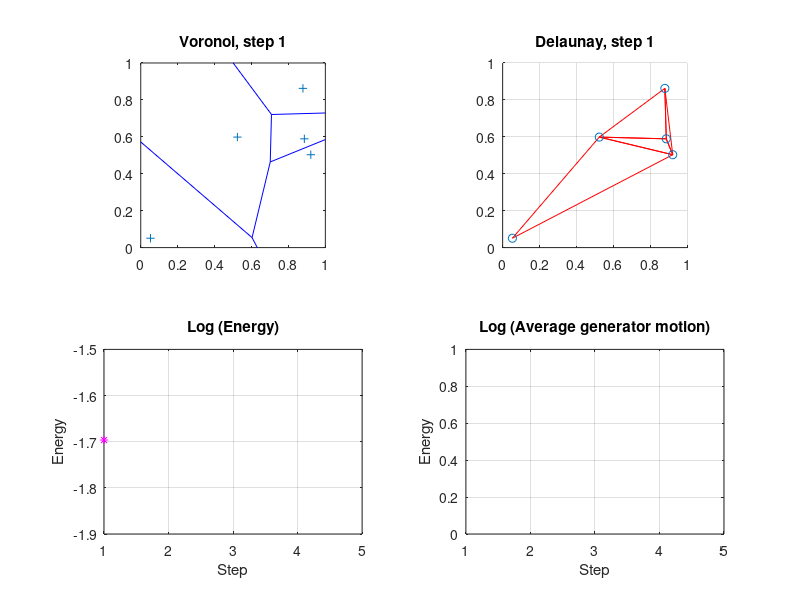

This chart was generated by the following MATLAB code: (Note: this script raises an error after producing the figure.)
function cvt_2d_sampling ( g_num, it_num, s_num )

%*****************************************************************************80
%
%% CVT_2D_SAMPLING carries out the Lloyd algorithm in a 2D unit box.
%
%  Discussion:
%
%    This program is a variation of the CVT_2D_LLOYD method.
%
%    Instead of using an exact technique to determine the Voronoi
%    regions, it uses sampling.
%
%  Licensing:
%
%    This code is distributed under the GNU LGPL license.
%
%  Modified:
%
%    28 May 2011
%
%  Author:
%
%    John Burkardt
%
%  Parameters:
%
%    Input, integer G_NUM, the number of generators.
%    A value of 50 is reasonable.
%
%    Input, integer IT_NUM, the number of CVT iterations.
%    A value of 20 or 50 might be reasonable.
%
%    Input, integer S_NUM, the number of sample points to use
%    when estimating the Voronoi regions.
%    A value of 1,000 is too low.  A value of 1,000,000 is somewhat high.
%
  timestamp ( );
  fprintf ( 1, '\n' );
  fprintf ( 1, 'CVT_2D_SAMPLING\n' );
  fprintf ( 1, '  MATLAB version\n' );
  fprintf ( 1, '  Use sampling to approximate Lloyd''s algorithm\n' );
  fprintf ( 1, '  in the 2D unit square.\n' );

  if ( nargin < 1 )
    g_num = input ( '  Enter number of generators: ' );
  elseif ( ischar ( g_num ) )
    g_num = str2num ( g_num );
  end

  if ( nargin < 2 ) 
    it_num = input ( '  Enter number of iterations: ' );
  elseif ( ischar ( it_num ) )
    it_num = str2num ( it_num );
  end

  if ( nargin < 3 ) 
    s_num = input ( '  Enter number of sample points: ' );
  elseif ( ischar ( s_num ) )
    s_num = str2num ( s_num );
  end

  fprintf ( 1, '\n' );
  fprintf ( 1, '  Number of generators is %d\n', g_num );
  fprintf ( 1, '  Number of iterations is %d\n', it_num );
  fprintf ( 1, '  Number of samples is %d\n', s_num );
%
%  Initialize the generators.
%
  g = rand ( 2, g_num );
%
%  Carry out the iteration.
%
  step = 1 : it_num;
  e = nan ( it_num, 1 );
  gm = nan ( it_num, 1 );

  for it = 1 : it_num
%
%  Compute the Delaunay triangle information T for the current nodes.
%
    t = delaunay ( g(1,:), g(2,:) );
%
%  Display the Voronoi cells.
%
    subplot ( 2, 2, 1 );    
    voronoi ( g(1,:), g(2,:), t );
    title_string = sprintf ( 'Voronoi, step %d', it );
    title ( title_string );
    axis equal
    axis ( [  0.0, 1.0, 0.0, 1.0 ] )
    axis square
    drawnow
%
%  Display the Delaunay triangulation.
%
    subplot ( 2, 2, 2 );
    trimesh ( t, g(1,:), g(2,:), zeros(g_num,1), 'EdgeColor', 'r' )
    hold on
    scatter ( g(1,:), g(2,:), 'k.' )
    title_string = sprintf ( 'Delaunay, step %d', it );
    title ( title_string );
    axis ( [  0.0, 1.0, 0.0, 1.0 ] )
    axis square
    view ( 2 )
    hold off
%
%  Generate sample points.
%  New option for fixed grid sampling.
%
    if ( 0 )
      s = rand ( 2, s_num );
    else
      s2 = floor ( sqrt ( s_num ) );
      s2 = max ( s2, 2 );
      s_num = s2 * s2;
      [ sx, sy ] = meshgrid ( linspace ( 0.0, 1.0, s2 ) );
      sx = reshape ( sx, 1, s2 * s2 );
      sy = reshape ( sy, 1, s2 * s2 );
      s = [ sx; sy ];
    end
%
%  For each sample point, find K, the index of the nearest generator.
%  We do this efficiently by using the Delaunay information with
%  Matlab's DSEARCH command, rather than a brute force nearest neighbor
%  computation.
%  
    k(1:s_num,1) = dsearch ( g(1,:), g(2,:), t, s(1,:), s(2,:) );

    m(1,:) = accumarray ( k, ones(s_num,1) );

    g_new(1,:) = accumarray ( k, s(1,:) ) ./ m(1,:)';
    g_new(2,:) = accumarray ( k, s(2,:) ) ./ m(1,:)';
%
%  Compute the energy.
%
    e(it,1) = sum ( ( s(1,:) - g(1,k(:,1)) ).^2 ...
                  + ( s(2,:) - g(2,k(:,1)) ).^2 ) / s_num;
%
%  Display the energy.
%
    subplot ( 2, 2, 3 )
    plot ( step, log ( e ), 'm-*' )
    title ( 'Log (Energy)' )
    xlabel ( 'Step' )
    ylabel ( 'Energy' )
    grid
%
%  Compute the generator motion.
%
    gm(it,1) = sum ( ( g_new(1,:) - g(1,:) ).^2 ...
                   + ( g_new(2,:) - g(2,:) ).^2 ) / g_num;
%
%  Display the generator motion.
%
    subplot ( 2, 2, 4 )
    plot ( step, log ( gm ), 'm-*' )
    title ( 'Log (Average generator motion)' )
    xlabel ( 'Step' )
    ylabel ( 'Energy' )
    grid
%
%  Continue?
%
    s = input ( 'RETURN, or Q to quit: ', 's' );

    if ( s == 'q' | s == 'Q' )
      break
    end
%
%  Update the generators.
%
    g = g_new;

  end
%
%  Terminate.
%
  fprintf ( 1, '\n' );
  fprintf ( 1, 'CVT_2D_SAMPLING\n' );
  fprintf ( 1, '  Normal end of execution.\n' );
  fprintf ( 1, '\n' );
  timestamp ( );

  return
end
function timestamp ( )

%*****************************************************************************80
%
%% TIMESTAMP prints the current YMDHMS date as a timestamp.
%
%  Licensing:
%
%    This code is distributed under the GNU LGPL license.
%
%  Modified:
%
%    14 February 2003
%
%  Author:
%
%    John Burkardt
%
  t = now;
  c = datevec ( t );
  s = datestr ( c, 0 );
  fprintf ( 1, '%s\n', s );

  return
end
